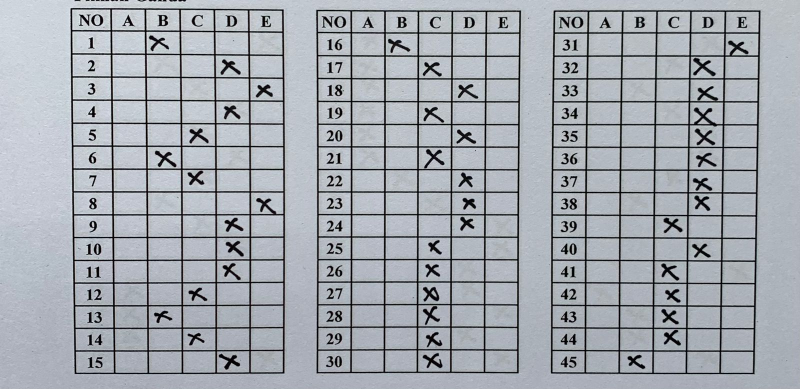
#> input picture inputs/cross_data_raw/1.jpg, 1600 x 778 px, found by its file name (shown at 1/2 size); its folder holds only this picture in this run
$ jupyter execute x_data_handling.ipynb   (older library calls are emulated)
#> lines starting #> are read from the running program, lines starting #| are printed output that depends on the picture; after the words box and inside, x2 and y2 are one past the last pixel; in counts of white or black regions, pixels touching at a corner belong together
[cell 1]
import os

len(os.listdir('C:/Users/vian8/Desktop/Tugas2/SNAPGRADE/inputs/cross_data_raw'))

[cell 2]
directory = 'C:/Users/vian8/Desktop/Tugas2/SNAPGRADE/inputs/cross_data_raw'

files = os.listdir(directory)

image_files = [f for f in files if f.lower().endswith(('.png', '.jpg', '.jpeg', '.bmp', '.gif'))]

for i, filename in enumerate(image_files, start=1):
    old_path = os.path.join(directory, filename)
    file_extension = os.path.splitext(filename)[1]
    new_path = os.path.join(directory, f"{i}{file_extension}")
    os.rename(old_path, new_path)

print("Files have been renamed successfully.")

[cell 3]
import cv2
import numpy as np
import matplotlib.pyplot as plt

def resize_image(image, target_size=(800, 1000)):
  '''Resize the image while maintaining aspect ratio'''
  h, w = image.shape[:2]
  scale = min(target_size[1] / w, target_size[0] / h)
  new_w = int(w * scale)
  new_h = int(h * scale)
  resized_image = cv2.resize(image, (new_w, new_h))
  return resized_image

def logarithmic_transformation(image, epsilon=1e-5):
  '''Apply logarithmic transformation to the image with zero value handling'''
  c = 255 / np.log(1 + np.max(image))
  # Epsilon zero-handling technique
  log_image = c * (np.log(1 + image + epsilon))
  log_image = np.array(log_image, dtype=np.uint8)

  return log_image

def contrast_stretching(image):
  min_val = np.min(image)
  max_val = np.max(image)
  stretched = (image - min_val) * (255 / (max_val - min_val))
  return stretched.astype(np.uint8)

def gaussian_blur(image, mode='Soft'):
  if mode == 'Soft':
    kernel_size = (3,3)
  elif mode == 'Medium':
    kernel_size = (5,5)
  elif mode == 'Hard':
    kernel_size = (7,7)
  else:
    raise ValueError("Mode must be 'Soft', 'Medium', or 'Hard'")

  return cv2.GaussianBlur(image, kernel_size, 0)

# [39 lines left out: functions measure_blurriness, adaptive_gaussian_blur, clahe_equalization, not called in this run]

def otsu_thresholding(image):
  _, binary_image = cv2.threshold(image, 0, 255, cv2.THRESH_BINARY_INV + cv2.THRESH_OTSU)
  return binary_image

def canny_edge_detection(image, low_threshold=50, high_threshold=150):
  return cv2.Canny(image, low_threshold, high_threshold)

def find_extreme_corners(contours):
  '''Find the extreme corners of the image'''
  all_points = np.vstack(contours)
  top_left = all_points[np.argmin(all_points[:, :, 0] + all_points[:, :, 1])]
  bottom_right = all_points[np.argmax(all_points[:, :, 0] + all_points[:, :, 1])]
  top_right = all_points[np.argmax(all_points[:, :, 0] - all_points[:, :, 1])]
  bottom_left = all_points[np.argmin(all_points[:, :, 0] - all_points[:, :, 1])]
  return top_left[0], top_right[0], bottom_left[0], bottom_right[0]

def apply_perspective_transformation(image, corners):
  '''Apply perspective transformation to the image'''
  tl, tr, bl, br = corners
  width = int(max(np.linalg.norm(br - bl), np.linalg.norm(tr - tl)))
  height = int(max(np.linalg.norm(tr - br), np.linalg.norm(tl - bl)))

  dst_pts = np.array([
      [0, 0],
      [width - 1, 0],
      [0, height - 1],
      [width - 1, height - 1]
  ], dtype="float32")

  src_pts = np.array([tl, tr, bl, br], dtype="float32")

  M = cv2.getPerspectiveTransform(src_pts, dst_pts)
  warped = cv2.warpPerspective(image, M, (width, height))
  return warped

def automatic_warp_transformation(image, target_size=(800, 1000)):
  '''Automatic Cropping using Adaptive Warp Transformation'''
  gray_image = cv2.cvtColor(image, cv2.COLOR_BGR2GRAY)
  resized_image = resize_image(gray_image, target_size)
  brightened_image = logarithmic_transformation(resized_image)
  contrast_image = contrast_stretching(brightened_image)
  blurred_image = gaussian_blur(contrast_image, mode='Soft')
  binary_image = otsu_thresholding(blurred_image)
  edges = canny_edge_detection(binary_image)
  contours, _ = cv2.findContours(edges, cv2.RETR_EXTERNAL, cv2.CHAIN_APPROX_SIMPLE)

  # Getting Contours (Drawing Contours in image, useful for debugging)
  contour_image = cv2.cvtColor(binary_image, cv2.COLOR_GRAY2BGR)
  cv2.drawContours(contour_image, contours, -1, (0, 255, 0), 2)

  corners = find_extreme_corners(contours)
  for corner in corners:
      cv2.circle(contour_image, tuple(corner), 5, (0, 0, 255), -1)

  warped_image = apply_perspective_transformation(resized_image, corners)
  print(f'Initial image {image.shape} processed to {warped_image.shape}')

  return warped_image

# [172 lines left out: functions automatic_warp_transformation_v2, image_uniformization, morph_open, core_preprocessing, core_preprocessing_v2, draw_full_contours and 4 more, not called in this run]

[cell 4]
raw_dir = 'C:/Users/vian8/Desktop/Tugas2/SNAPGRADE/inputs/cross_data_raw'
cropped_directory = 'C:/Users/vian8/Desktop/Tugas2/SNAPGRADE/inputs/cross_data_cropped'
os.makedirs(cropped_directory, exist_ok=True)

files = os.listdir(raw_dir)
image_files = [f for f in files if f.lower().endswith(('.png', '.jpg', '.jpeg', '.bmp', '.gif'))]

for i, filename in enumerate(image_files, start=1):
    old_path = os.path.join(raw_dir, filename)
    input_image = cv2.imread(old_path)
#> input_image is the input picture: shape (778, 1600, 3); mean B, G, R 175.6, 168.7, 163.8

    if input_image is None:
        print(f"Error loading image: {old_path}")
        continue

    cropped_image = automatic_warp_transformation(input_image)
#> in resize_image, `resized_image = cv2.resize(image, (new_w, new_h))`:
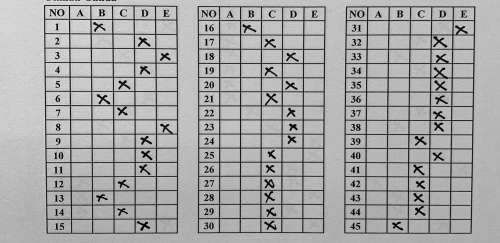
#> resized_image: shape (486, 1000) (shown at 1/2 size); min 0, max 238, mean 167.9
#> in logarithmic_transformation, `c = 255 / np.log(1 + np.max(image))`: c = 46.56
#> in logarithmic_transformation, `log_image = c * (np.log(1 + image + epsilon))`:
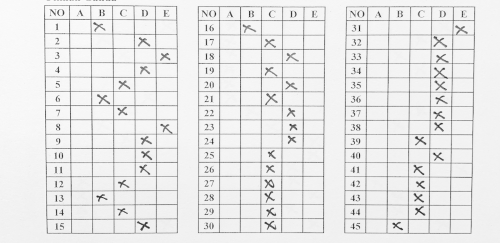
#> log_image: shape (486, 1000) float64 (shown at 1/2 size); min 0.000466, max 255, mean 232.5; drawn with min black and max white
#> in contrast_stretching, `min_val = np.min(image)`: min_val = 0
#> in contrast_stretching, `max_val = np.max(image)`: max_val = 255
#> in otsu_thresholding, `_, binary_image = cv2.threshold(image, 0, 255, cv2.THRESH_BINARY_INV +..`:
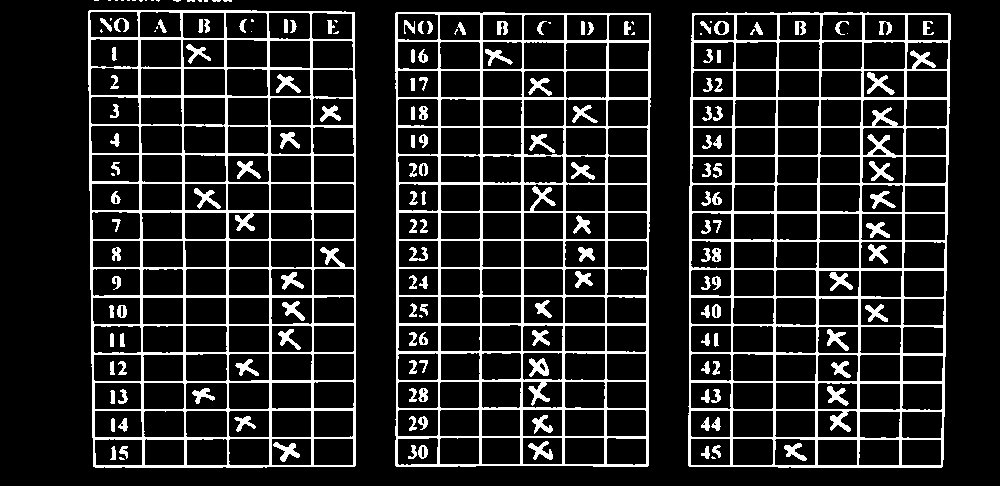
#> binary_image: shape (486, 1000); 14.4% white; 181 white regions (36 under 20 px), largest, box (x1, y1, x2, y2) and area: (688, 12, 951, 468) 19013, (88, 10, 356, 468) 18698, (395, 12, 651, 467) 18318
#> in canny_edge_detection, `return cv2.Canny(image, low_threshold, high_threshold)`:
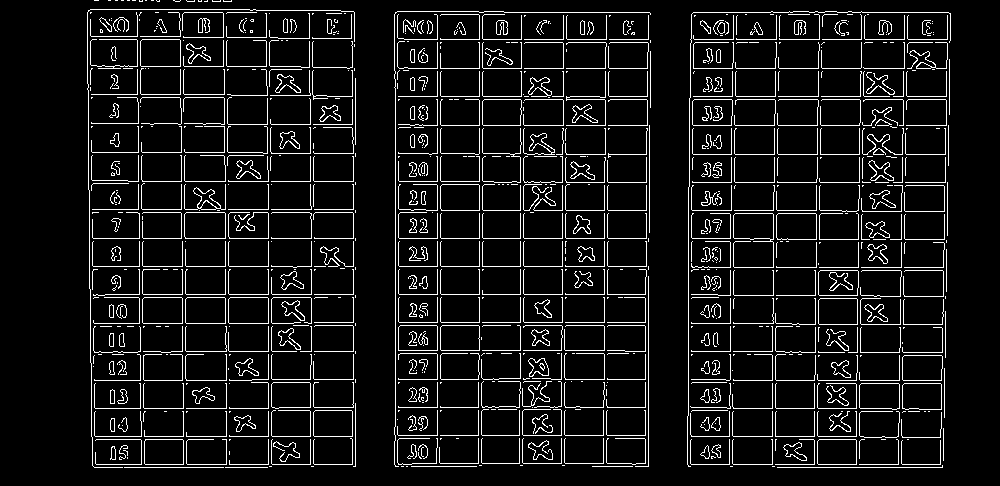
#> returned value: shape (486, 1000); 8.3% white in thin lines or dots, all inside (x1, y1, x2, y2) = (87, 0, 951, 468)
#> in automatic_warp_transformation, `contours, _ = cv2.findContours(edges, cv2.RETR_EXTERNAL, cv2.CHAIN_APP..`: contours = 866 contours, 779 with area under 20; largest, box (x1, y1, x2, y2) and area: (140, 39, 181, 67) 1077, (184, 212, 226, 239) 1062, (228, 297, 269, 324) 1037, (185, 297, 226, 324) 1037, (142, 297, 183, 324) 1037
#> in automatic_warp_transformation, `cv2.drawContours(contour_image, contours, -1, (0, 255, 0), 2)`:
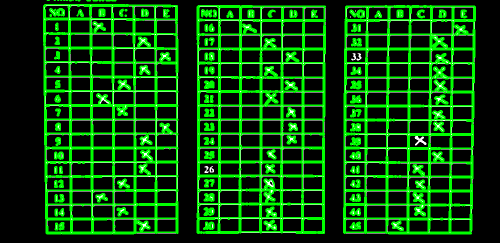
#> contour_image: shape (486, 1000, 3) (shown at 1/2 size); mean B, G, R 7.4, 72.1, 7.4
#> in find_extreme_corners, `all_points = np.vstack(contours)`: all_points = contour of 11227 points, box (x1, y1, x2, y2) (87, 0, 951, 468), area 110572
#> in find_extreme_corners, `top_left = all_points[np.argmin(all_points[:, :, 0] + all_points[:, :,..`: top_left = [[94, 0]]
#> in find_extreme_corners, `bottom_right = all_points[np.argmax(all_points[:, :, 0] + all_points[:..`: bottom_right = [[942, 467]]
#> in find_extreme_corners, `top_right = all_points[np.argmax(all_points[:, :, 0] - all_points[:, :..`: top_right = [[950, 13]]
#> in find_extreme_corners, `bottom_left = all_points[np.argmin(all_points[:, :, 0] - all_points[:,..`: bottom_left = [[92, 465]]
#> in automatic_warp_transformation, `corners = find_extreme_corners(contours)`: corners = ([94, 0], [950, 13], [92, 465], [942, 467])
#> the loop in automatic_warp_transformation, `for corner in corners:` made 4 passes
#> after the loop in automatic_warp_transformation, `for corner in corners:`:
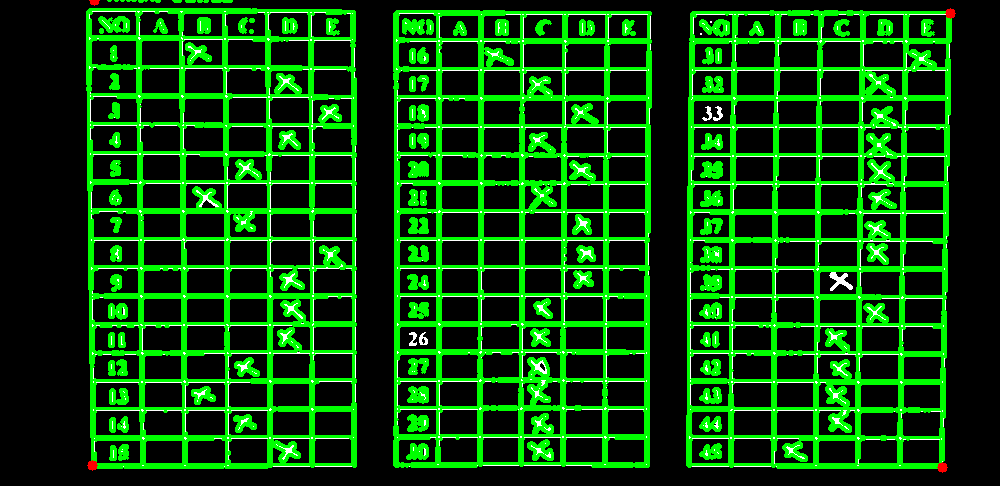
#> contour_image: shape (486, 1000, 3); 0.06% of pixels changed, all inside (x1, y1, x2, y2) = (87, 0, 956, 473)
#> in apply_perspective_transformation, `tl, tr, bl, br = corners`: tl = [94, 0]; tr = [950, 13]; bl = [92, 465]; br = [942, 467]
#> in apply_perspective_transformation, `width = int(max(np.linalg.norm(br - bl), np.linalg.norm(tr - tl)))`: width = 856
#> in apply_perspective_transformation, `height = int(max(np.linalg.norm(tr - br), np.linalg.norm(tl - bl)))`: height = 465
#> in apply_perspective_transformation, `dst_pts = np.array([ [0, 0], [width - 1, 0], [0, height - 1], [width -..`: dst_pts = [[0, 0], [855, 0], [0, 464], [855, 464]]
#> in apply_perspective_transformation, `src_pts = np.array([tl, tr, bl, br], dtype="float32")`: src_pts = [[94, 0], [950, 13], [92, 465], [942, 467]]
#> in apply_perspective_transformation, `M = cv2.getPerspectiveTransform(src_pts, dst_pts)`: M = [[0.973, 0.00418, -91.43], [-0.015, 0.988, 1.41], [-2.73e-05, -1.56e-05, 1]]
#> in apply_perspective_transformation, `warped = cv2.warpPerspective(image, M, (width, height))`:
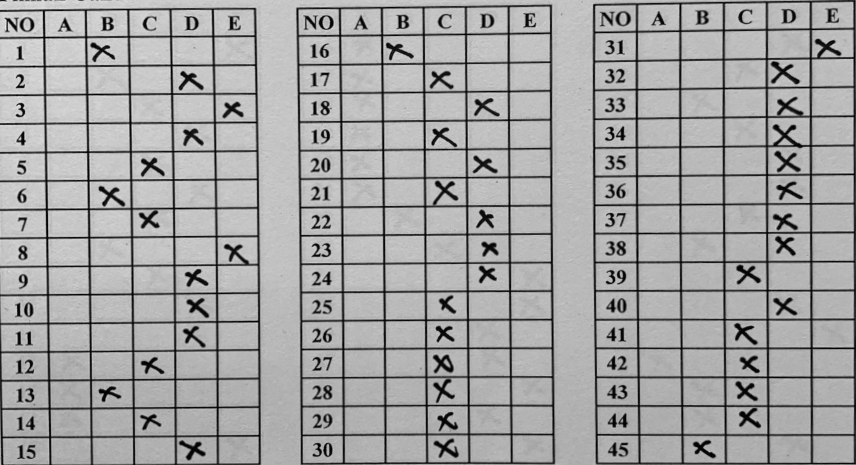
#> warped: shape (465, 856); min 0, max 236, mean 163.4
#| Initial image (778, 1600, 3) processed to (465, 856)

    file_extension = os.path.splitext(filename)[1]
    new_filename = f"{i}{file_extension}"
    new_path = os.path.join(cropped_directory, new_filename)

    cv2.imwrite(new_path, cropped_image)

print("Images have been transformed and saved successfully.")

$ run again, on inputs/cross_data_raw/12.jpg
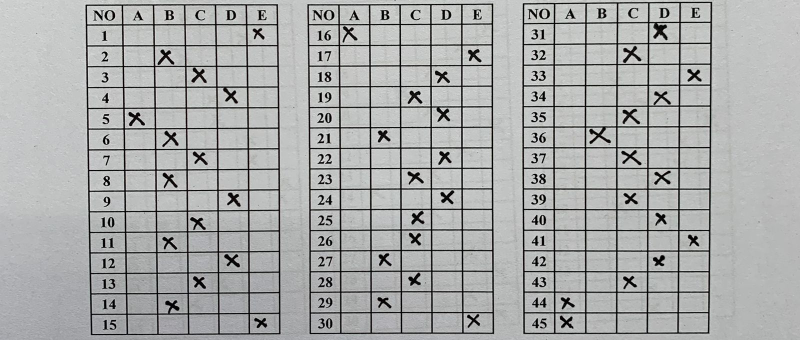
#> input picture inputs/cross_data_raw/12.jpg, 1600 x 680 px, found by its file name (shown at 1/2 size)
#> input_image is the input picture: shape (680, 1600, 3); mean B, G, R 171.1, 171.9, 170.4
#> c = 46.42
#> min_val = 0
#> max_val = 255
#> binary_image: shape (425, 1000); 14.1% white; 155 white regions (20 under 20 px), largest, box (x1, y1, x2, y2) and area: (107, 5, 351, 420) 16734, (652, 2, 890, 418) 16342, (384, 4, 618, 418) 16246
#> contours = 926 contours, 843 with area under 20; largest, box (x1, y1, x2, y2) and area: (110, 84, 154, 147) 1081, (850, 107, 887, 132) 861, (387, 109, 424, 159) 850, (849, 237, 886, 262) 832, (197, 342, 234, 366) 826
#> all_points = contour of 10797 points, box (x1, y1, x2, y2) (106, 1, 890, 420), area 5560
#> top_left = [[107, 5]]
#> bottom_right = [[886, 416]]
#> top_right = [[888, 1]]
#> bottom_left = [[112, 417]]
#> corners = ([107, 5], [888, 1], [112, 417], [886, 416])
#> the loop in automatic_warp_transformation, `for corner in corners:` made 4 passes
#> after the loop in automatic_warp_transformation, `for corner in corners:`:
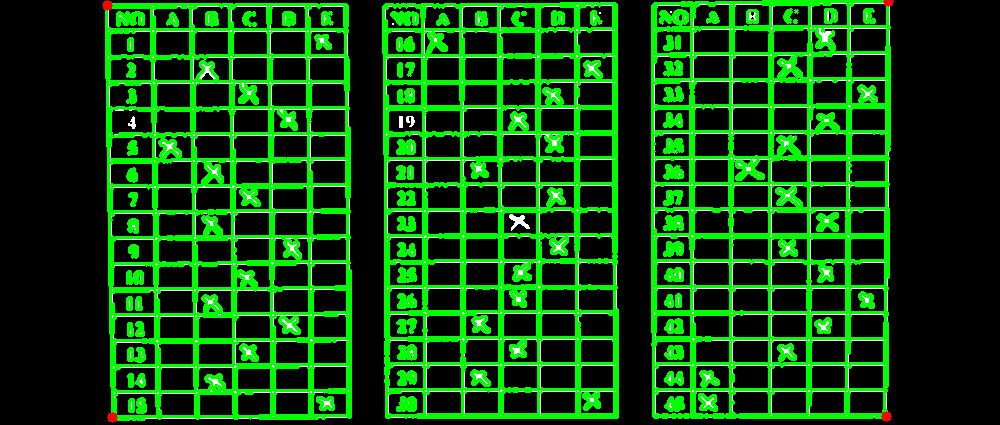
#> contour_image: shape (425, 1000, 3); mean B, G, R 7.7, 72, 7.8
#> tl = [107, 5]; tr = [888, 1]; bl = [112, 417]; br = [886, 416]
#> width = 781
#> height = 415
#> dst_pts = [[0, 0], [780, 0], [0, 414], [780, 414]]
#> src_pts = [[107, 5], [888, 1], [112, 417], [886, 416]]
#> M = [[1.01, -0.0122, -107.7], [0.0051, 0.997, -5.53], [9.19e-06, -2.18e-05, 1]]
#> in apply_perspective_transformation, `warped = cv2.warpPerspective(image, M, (width, height))`:
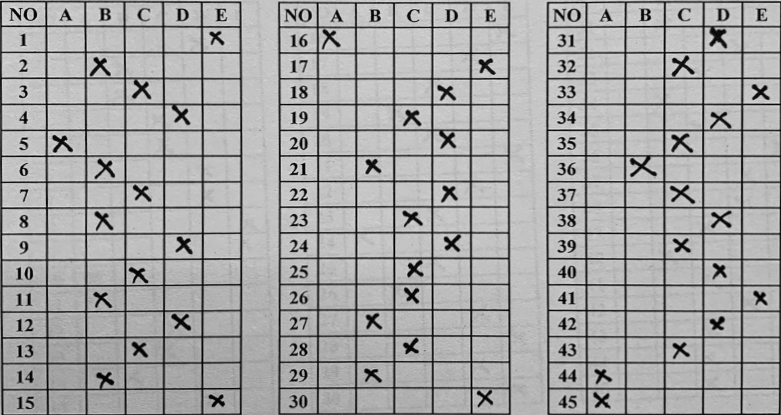
#> warped: shape (415, 781); min 0, max 228, mean 166
#| Initial image (680, 1600, 3) processed to (415, 781)

$ run again, on inputs/cross_data_raw/13.jpg
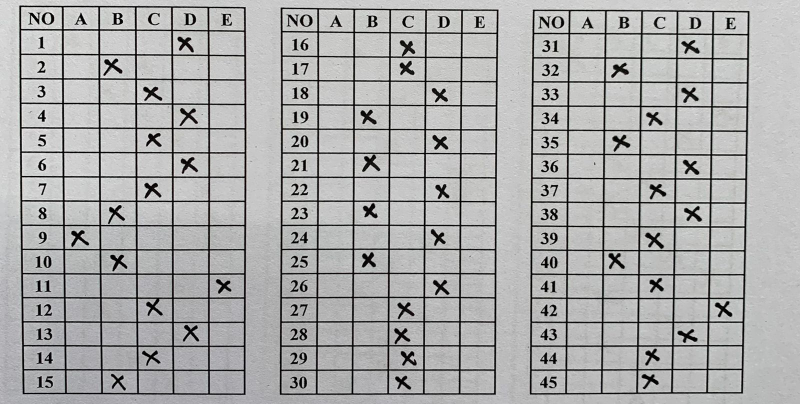
#> input picture inputs/cross_data_raw/13.jpg, 1600 x 808 px, found by its file name (shown at 1/2 size)
#> input_image is the input picture: shape (808, 1600, 3); mean B, G, R 172.1, 172.4, 172.3
#> c = 46.22
#> min_val = 0
#> max_val = 255
#> binary_image: shape (505, 1000); 14.7% white; 175 white regions (23 under 20 px), largest, box (x1, y1, x2, y2) and area: (24, 7, 308, 494) 20388, (349, 9, 623, 494) 19561, (662, 12, 937, 494) 18769
#> contours = 941 contours, 850 with area under 20; largest, box (x1, y1, x2, y2) and area: (171, 222, 215, 251) 1198, (442, 312, 485, 341) 1169, (398, 252, 441, 281) 1164, (262, 222, 305, 251) 1154, (353, 162, 397, 190) 1150
#> all_points = contour of 11348 points, box (x1, y1, x2, y2) (23, 6, 937, 494), area 48536
#> top_left = [[25, 6]]
#> bottom_right = [[928, 491]]
#> top_right = [[935, 13]]
#> bottom_left = [[28, 492]]
#> corners = ([25, 6], [935, 13], [28, 492], [928, 491])
#> the loop in automatic_warp_transformation, `for corner in corners:` made 4 passes
#> after the loop in automatic_warp_transformation, `for corner in corners:`:
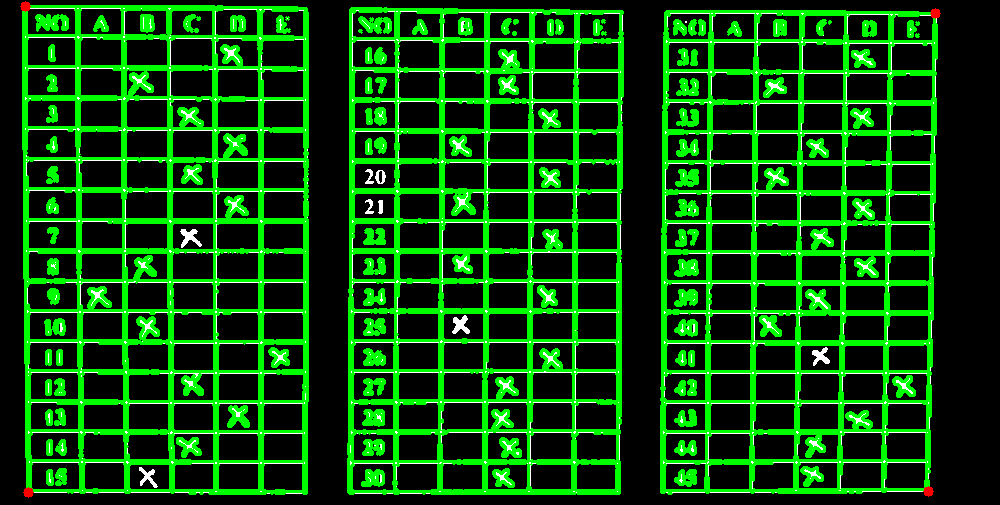
#> contour_image: shape (505, 1000, 3); mean B, G, R 7.6, 73.1, 7.8
#> tl = [25, 6]; tr = [935, 13]; bl = [28, 492]; br = [928, 491]
#> width = 910
#> height = 486
#> dst_pts = [[0, 0], [909, 0], [0, 485], [909, 485]]
#> src_pts = [[25, 6], [935, 13], [28, 492], [928, 491]]
#> M = [[0.982, -0.00606, -24.51], [-0.00759, 0.986, -5.73], [-1.79e-05, -2.27e-05, 1]]
#> in apply_perspective_transformation, `warped = cv2.warpPerspective(image, M, (width, height))`:
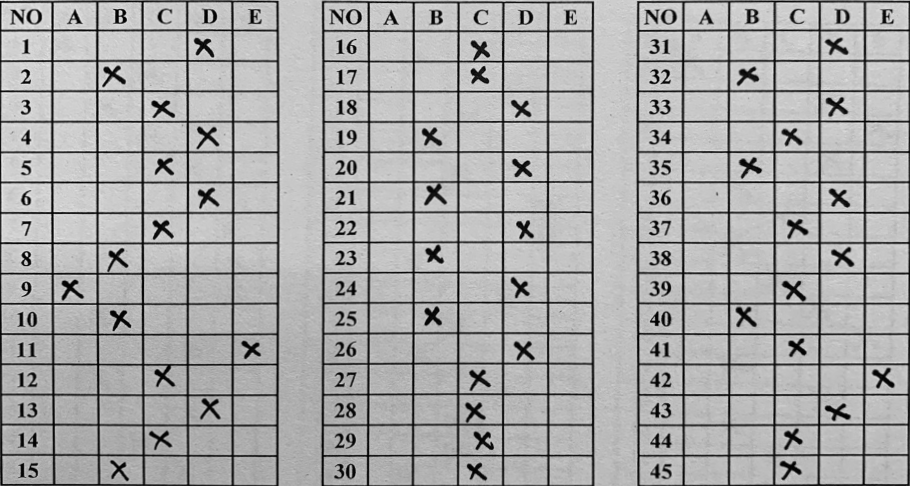
#> warped: shape (486, 910); min 0, max 240, mean 169.3
#| Initial image (808, 1600, 3) processed to (486, 910)
